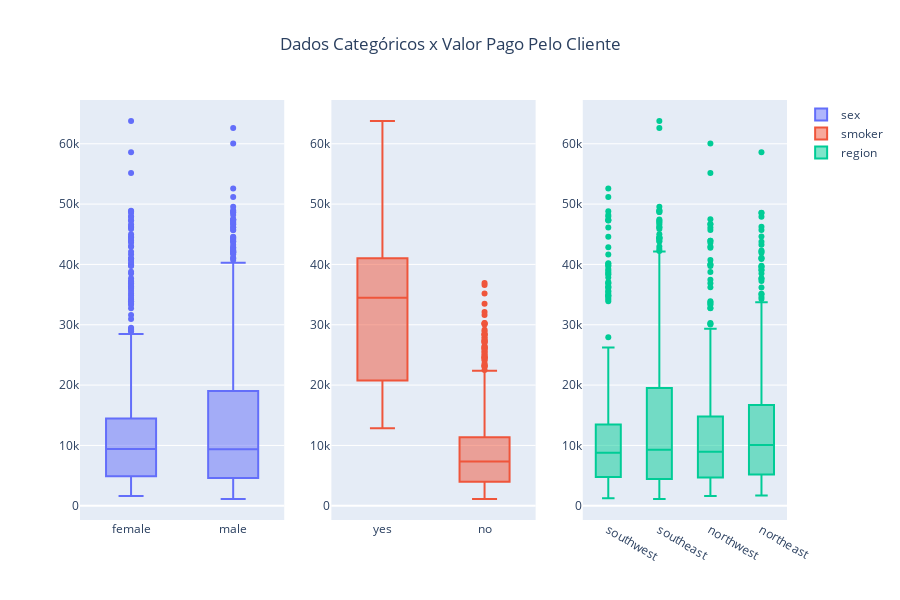

Notebook code for this chart:
### Code cell
#cria o dashboard com 3 colunas e 1 linha
fig = make_subplots(rows= 1, cols= 3)

#cria graficos boxplot
for i, col in enumerate(cat_attributes.columns):
    fig.add_trace(go.Box(x = df1[col],
                         y = df1['charges'],
                         name= col), row=1, col=i+1)
    
# Atualiza o layout do dashboard
fig.update_layout(height=600, width=900, 
                  title_text="Dados Categóricos x Valor Pago Pelo Cliente", 
                  title=dict(x=0.5))

# Exibe o dashboard
fig.show()

### Figure 1 — Plotly figure (JSON) as saved in the notebook; plotly's stock layout.template omitted (floating-point values rounded to 4 significant figures; data arrays with more than 128 entries replaced by an {"elided": "..."} marker saying what was removed)
{"data": [{"name": "sex", "type": "box", "x": {"elided": "1338 str values"}, "xaxis": "x", "y": {"elided": "1338 float values"}, "yaxis": "y"}, {"name": "smoker", "type": "box", "x": {"elided": "1338 str values"}, "xaxis": "x2", "y": {"elided": "1338 float values"}, "yaxis": "y2"}, {"name": "region", "type": "box", "x": {"elided": "1338 str values"}, "xaxis": "x3", "y": {"elided": "1338 float values"}, "yaxis": "y3"}], "layout": {"height": 600, "title": {"text": "Dados Categóricos x Valor Pago Pelo Cliente", "x": 0.5}, "width": 900, "xaxis": {"anchor": "y", "domain": [0, 0.2889]}, "xaxis2": {"anchor": "y2", "domain": [0.3556, 0.6444]}, "xaxis3": {"anchor": "y3", "domain": [0.7111, 1]}, "yaxis": {"anchor": "x", "domain": [0, 1]}, "yaxis2": {"anchor": "x2", "domain": [0, 1]}, "yaxis3": {"anchor": "x3", "domain": [0, 1]}}}
